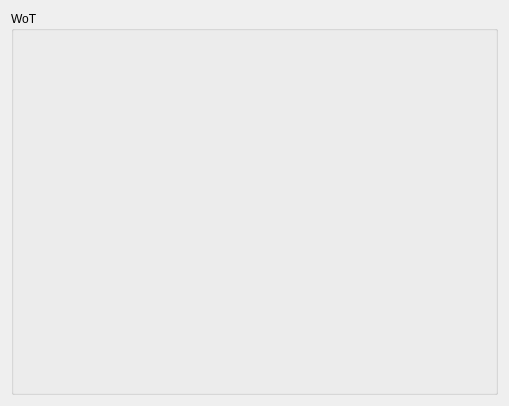
<?xml version="1.0" encoding="UTF-8"?>
<ui version="4.0">
 <class>AboutWot</class>
 <widget class="QWidget" name="AboutWot">
  <property name="geometry">
   <rect>
    <x>0</x>
    <y>0</y>
    <width>509</width>
    <height>406</height>
   </rect>
  </property>
  <property name="windowTitle">
   <string>Form</string>
  </property>
  <layout class="QVBoxLayout" name="verticalLayout">
   <item>
    <widget class="QGroupBox" name="group_wot">
     <property name="title">
      <string>WoT</string>
     </property>
     <layout class="QVBoxLayout" name="verticalLayout_4">
      <item>
       <widget class="QLabel" name="label_wot">
        <property name="text">
         <string/>
        </property>
        <property name="alignment">
         <set>Qt::AlignLeading|Qt::AlignLeft|Qt::AlignTop</set>
        </property>
       </widget>
      </item>
     </layout>
    </widget>
   </item>
  </layout>
 </widget>
 <resources/>
 <connections/>
</ui>
